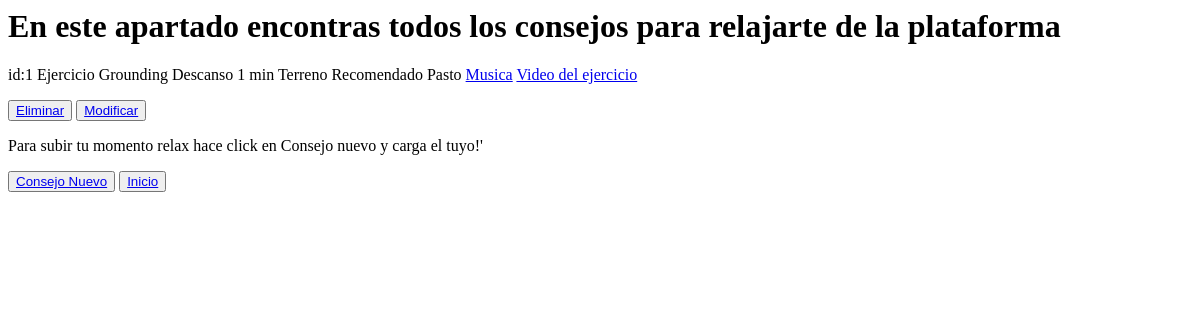
/mostrar_relax/, run on an earlier commit of the app's database.
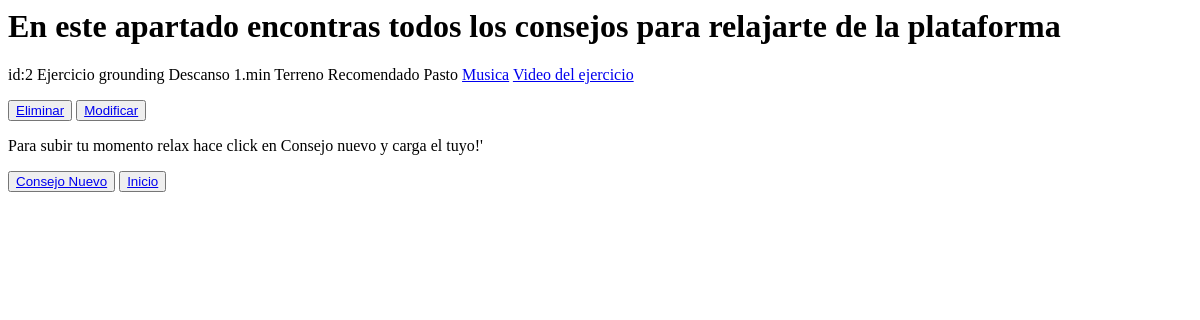
And on a later commit of the database.
### Blog1App/models.py (models this page shows)
class Antistress(models.Model):
    Ejercicio = models.CharField(max_length=40)
    Descanso = models.CharField(max_length=40)
    Terreno_Recomendado= models.CharField(max_length=200, null=True)
    Link_Musica = models.CharField(max_length=200, null=True)
    Link_Video = models.CharField(max_length=200, null=True)

### Blog1App/views.py (the view)
# urls.py: path('mostrar_relax/',views.mostrar_relax, name='Mostrar Relax'),
def mostrar_relax(request):
    relajate= Antistress.objects.all()
    context = {'relajate':relajate}
    return render(request,'mostrar_relax.html', context=context )

### Blog1App/templates/mostrar_relax.html
<strong><h1>En este apartado encontras todos los consejos para relajarte de la plataforma</h1></strong>
{%for Antistress in relajate %}
<p> id:{{Antistress.id}}
    Ejercicio {{Antistress.Ejercicio}}
    Descanso {{Antistress.Descanso}}
    Terreno Recomendado {{Antistress.Terreno_Recomendado}}
    <a href={{Antistress.Link_Musica}} >Musica</a>
    <a href={{Antistress.Link_Video}} >Video del ejercicio</a>
</p>
    <button>
        <a href="{% url 'Eliminar Relax' Antistress.id %}">Eliminar</a>
    </button>
    <button>
        <a href="{% url 'Modificar Relax' Antistress.id %}">Modificar</a>
    </button>
{% endfor %}
<p>Para subir tu momento relax hace click en  Consejo nuevo y carga el tuyo!'</p>
<button><a href= "http://127.0.0.1:8000/consejo_antistress/">Consejo Nuevo</a></button>
<button>
    <a href="http://127.0.0.1:8000/">Inicio</a>
</button>

What changed in the data, as far as the page shows it:
removed Antistress: id "1", Ejercicio "Grounding", Descanso "1 min", Terreno_Recomendado "Pasto"
added Antistress: id "2", Ejercicio "grounding", Descanso "1.min", Terreno_Recomendado "Pasto"
